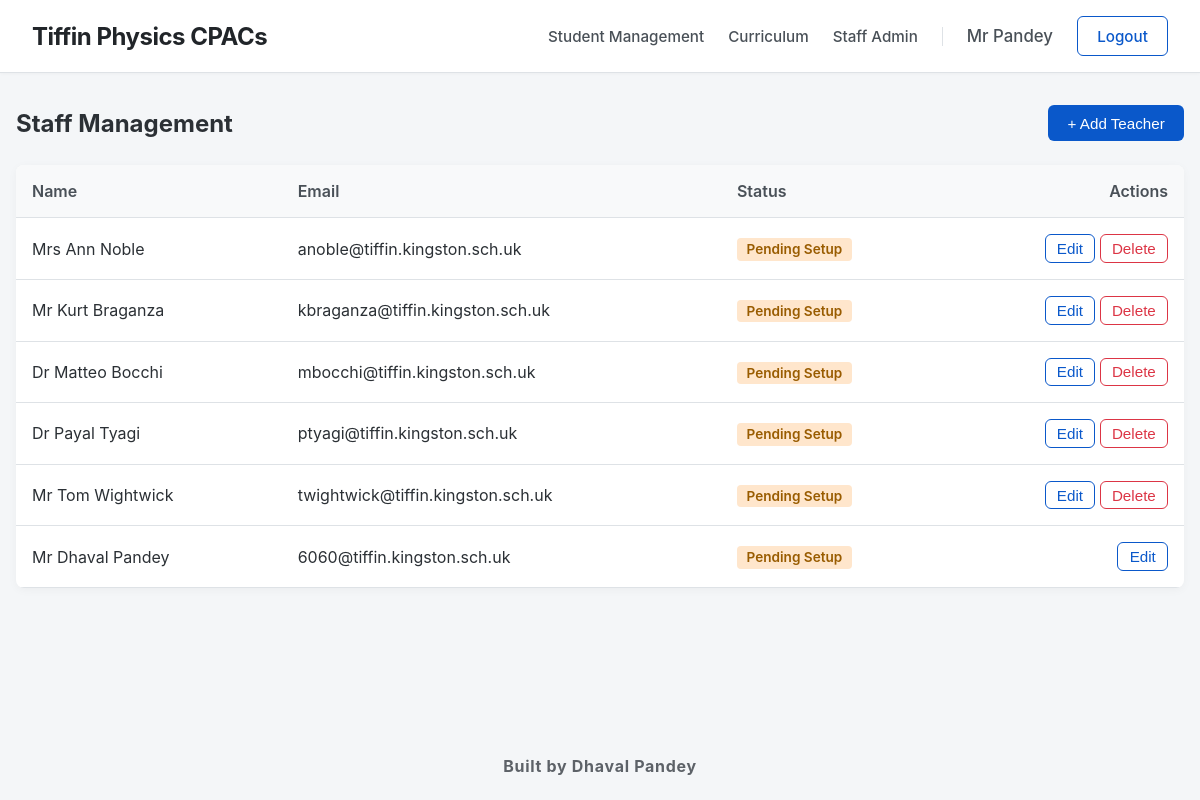
Screenshot of /teachers (signed in) with the database file from the repository.
### app.py (models this page shows, shortened)
class Teacher(UserMixin, db.Model):
    id = db.Column(db.Integer, primary_key=True)
    email = db.Column(db.String(150), unique=True, nullable=False)
    password = db.Column(db.String(200), nullable=True)
    title = db.Column(db.String(10), nullable=False)
    first_name = db.Column(db.String(100), nullable=False)
    last_name = db.Column(db.String(100), nullable=False)
    @property
    def role(self): return 'teacher'

### app.py (the view)
@app.route('/teachers')
@teacher_required
def teacher_management():
    teachers = Teacher.query.all()
    return render_template('teacher_management.html', teachers=teachers)

### app.py (called while the page is built)
@login_manager.user_loader
def load_user(user_id):
    if user_id.startswith('teacher_'): return Teacher.query.get(int(user_id.split('_')[1]))
    elif user_id.startswith('student_'): return Student.query.get(int(user_id.split('_')[1]))
    return None

def teacher_required(f):
    @wraps(f)
    def decorated_function(*args, **kwargs):
        if not current_user.is_authenticated or current_user.role != 'teacher': abort(403)
        return f(*args, **kwargs)
    return decorated_function

### templates/teacher_management.html (shortened to what this page needs)
{% extends 'base.html' %} {% block content %}
<div class="section-header">
	<h2 style="margin: 0">Staff Management</h2>
	<button
		class="btn"
		onclick="
			document.getElementById('addTeacherModal').style.display = 'flex'
		">
		+ Add Teacher
	</button>
</div>
<table class="data-table">
	<tr>
		<th>Name</th>
		<th>Email</th>
		<th>Status</th>
		<th style="text-align: right">Actions</th>
	</tr>
	{% for t in teachers %}
	<tr>
		<td>{{ t.title }} {{ t.first_name }} {{ t.last_name }}</td>
		<td>{{ t.email }}</td>
		<td>
			{% if t.password %}
			<span
				style="
					color: #0f5132;
					background: #d1e7dd;
					padding: 0.2rem 0.6rem;
					border-radius: 4px;
					font-weight: 600;
					font-size: 0.85rem;
				"
				>Active</span
			>
			{% else %}
			<span
				style="
					color: #995c00;
					background: #ffe6cc;
					padding: 0.2rem 0.6rem;
					border-radius: 4px;
					font-weight: 600;
					font-size: 0.85rem;
				"
				>Pending Setup</span
			>
			{% endif %}
		</td>
		<td style="text-align: right">
			<button
				class="btn btn-outline"
				style="padding: 0.3rem 0.7rem"
				onclick="openEditTeacher({{ t.id }}, '{{ t.title }}', '{{ t.first_name }} {{ t.last_name }}')">
				Edit
			</button>
			{% if current_user.id != t.id %}
			<form
				method="POST"
				action="{{ url_for('delete_teacher', id=t.id) }}"
				style="display: inline"
				onsubmit="return confirm('Delete teacher {{ t.last_name }}?');">
				<button
					type="submit"
					class="btn btn-danger"
					style="padding: 0.3rem 0.7rem">
					Delete
				</button>
			</form>
			{% endif %}
		</td>
	</tr>
	{% endfor %}
</table>
{% endblock %}

### templates/base.html (shortened to what this page needs)
<!doctype html>
<html lang="en">
	<head>
	</head>
	<body>
		<nav class="navbar">
			<h2>
				<a
					href="{% if current_user.is_authenticated and current_user.role == 'teacher' %}{{ url_for('dashboard') }}{% else %}{{ url_for('home') }}{% endif %}"
					class="navbar-brand"
					>Tiffin Physics CPACs</a
				>
			</h2>
			<div style="display: flex; align-items: center">
				{% if current_user.is_authenticated %} {% if current_user.role
				== 'teacher' %}
				<div class="nav-menu">
					<a href="{{ url_for('dashboard') }}" class="nav-link"
						>Student Management</a
					>
					<a
						href="{{ url_for('curriculum_management') }}"
						class="nav-link"
						>Curriculum</a
					>
					<a
						href="{{ url_for('teacher_management') }}"
						class="nav-link"
						>Staff Admin</a
					>
				</div>
				<span class="user-name"
					>{{ current_user.title }} {{ current_user.last_name }}</span
				>
				{% endif %}
				<a href="{{ url_for('logout') }}" class="btn btn-outline"
					>Logout</a
				>
				{% endif %}
			</div>
		</nav>
		<div class="content-wrapper">
			<div class="container">
				 {% block content %}{%
				endblock %}
			</div>
		</div>
		<b><footer class="site-footer">Built by Dhaval Pandey</footer></b>
	</body>
</html>

### templates/base.html (style rules this page uses)
:root { --bg: #f4f6f8; --text: #2b3035; --primary: #0a58ca; --border: #dee2e6; }
html, body { height: 100%; }
body { font-family: -apple-system, BlinkMacSystemFont, "Segoe UI", Roboto, sans-serif; background: var(--bg); color: var(--text); margin: 0; padding: 0; display: flex; flex-direction: column; }
.navbar { background: #ffffff; padding: 1rem 2rem; border-bottom: 1px solid var(--border); display: flex; justify-content: space-between; align-items: center; box-shadow: 0 1px 3px rgba(0, 0, 0, 0.03); }
.navbar h2 { margin: 0; font-weight: 700; letter-spacing: -0.5px; }
.navbar-brand { text-decoration: none; color: #212529; transition: color 0.2s ease; }
.nav-menu { display: flex; gap: 1.5rem; align-items: center; margin-right: 1.5rem; padding-right: 1.5rem; border-right: 1px solid var(--border); }
.nav-link { text-decoration: none; color: #495057; font-weight: 500; font-size: 0.95rem; transition: color 0.2s; }
.user-name { font-weight: 500; font-size: 1.05rem; margin-right: 1.5rem; color: #495057; }
.content-wrapper { flex: 1; }
.container { max-width: 1400px; margin: 2rem auto; padding: 0 1rem; }
.btn { padding: 0.6rem 1.2rem; border: none; border-radius: 6px; background: var(--primary); color: white; cursor: pointer; text-decoration: none; font-size: 0.95rem; font-weight: 500; transition: background 0.2s; }
.btn-outline { background: transparent; border: 1px solid var(--primary); color: var(--primary); }
.btn-danger { background: white; border: 1px solid #dc3545; color: #dc3545; }
.site-footer { text-align: center; padding: 1.5rem; color: #5d6268; font-size: 1rem; letter-spacing: 0.7px; background: transparent; }

### templates/teacher_management.html (style rules this page uses)
.data-table { width: 100%; border-collapse: collapse; background: white; border-radius: 8px; overflow: hidden; box-shadow: 0 2px 10px rgba(0, 0, 0, 0.04); margin-bottom: 3rem; }
.data-table th, .data-table td { padding: 1rem; text-align: left; border-bottom: 1px solid var(--border); }
.data-table th { background: #f8f9fa; font-weight: 600; color: #495057; }
.section-header { display: flex; justify-content: space-between; align-items: center; margin-bottom: 1.5rem; margin-top: 1rem; }

### rows the page displays
Teacher: title "Mr", last_name "Pandey", first_name "Dhaval", email "6060@tiffin.kingston.sch.uk", shows "Pending Setup"
Teacher: title "Mrs", first_name "Ann", last_name "Noble", email "anoble@tiffin.kingston.sch.uk", shows "Pending Setup"
Teacher: title "Mr", first_name "Kurt", last_name "Braganza", email "kbraganza@tiffin.kingston.sch.uk", shows "Pending Setup"
Teacher: title "Dr", first_name "Matteo", last_name "Bocchi", email "mbocchi@tiffin.kingston.sch.uk", shows "Pending Setup"
Teacher: title "Dr", first_name "Payal", last_name "Tyagi", email "ptyagi@tiffin.kingston.sch.uk", shows "Pending Setup"
Teacher: title "Mr", first_name "Tom", last_name "Wightwick", email "twightwick@tiffin.kingston.sch.uk", shows "Pending Setup"
